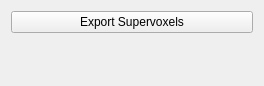
<?xml version="1.0" encoding="UTF-8"?>
<ui version="4.0">
 <class>Form</class>
 <widget class="QWidget" name="Form">
  <property name="geometry">
   <rect>
    <x>0</x>
    <y>0</y>
    <width>264</width>
    <height>86</height>
   </rect>
  </property>
  <property name="windowTitle">
   <string>Form</string>
  </property>
  <layout class="QVBoxLayout" name="verticalLayout">
   <item>
    <widget class="QPushButton" name="exportButton">
     <property name="text">
      <string>Export Supervoxels</string>
     </property>
    </widget>
   </item>
   <item>
    <spacer name="verticalSpacer">
     <property name="orientation">
      <enum>Qt::Vertical</enum>
     </property>
     <property name="sizeHint" stdset="0">
      <size>
       <width>20</width>
       <height>40</height>
      </size>
     </property>
    </spacer>
   </item>
  </layout>
 </widget>
 <resources/>
 <connections/>
</ui>
